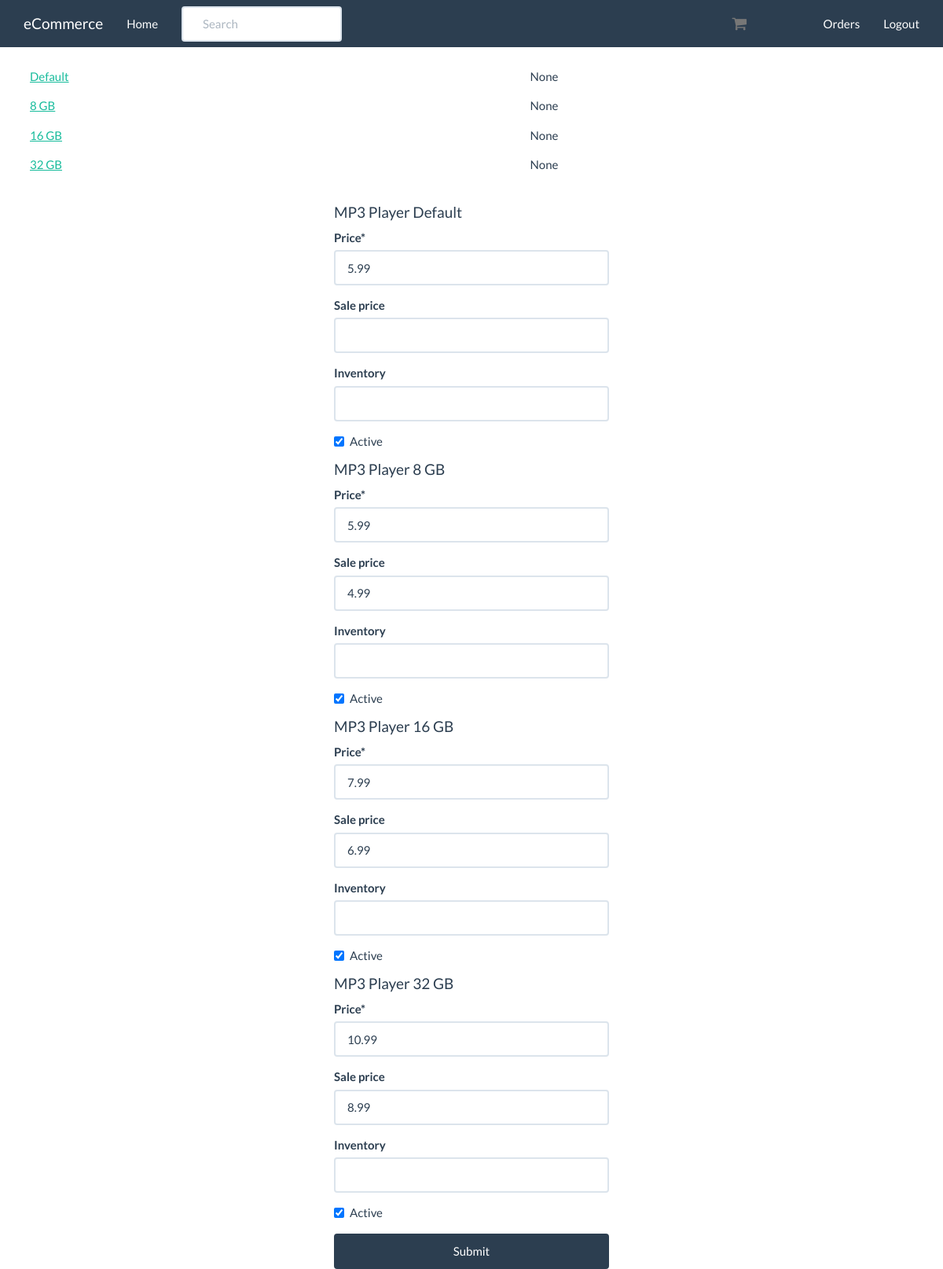
The app's page /products/1/inventory/ (signed in) with its own data.
### products/models.py (models this page shows, shortened)
class Variation(models.Model):
	product = models.ForeignKey(Product)
	title = models.CharField(max_length=120)
	price = models.DecimalField(decimal_places=2, max_digits=20)
	sale_price = models.DecimalField(decimal_places=2, max_digits=20, null=True, blank=True)
	active = models.BooleanField(default=True)
	inventory = models.IntegerField(null=True, blank=True)
	def get_absolute_url(self):
		return self.product.get_absolute_url()

class Product(models.Model):
	title = models.CharField(max_length=120)
	description = models.TextField(blank=True, null=True)
	price = models.DecimalField(decimal_places=2, max_digits=20)
	active = models.BooleanField(default=True)
	categories = models.ManyToManyField('Category', blank=True)
	default_category = models.ForeignKey('Category', related_name="default_category", null=True, blank=True)
	objects = ProductManager()
	def get_absolute_url(self):
		return reverse("product-detail", kwargs={"pk":self.pk})

### products/views.py (the view, shortened to what this page needs)
# urls.py: url(r'^(?P<pk>\d+)/inventory/$', VariationListView.as_view(), name="product_inventory"),
class VariationListView(StaffRequiredMixin, ListView):
	model = Variation
	queryset = Variation.objects.all()
	def get_context_data(self, *args, **kwargs):
		context = super(VariationListView, self).get_context_data(*args, **kwargs)
		context["formset"] = VariationInventoryFormSet(queryset=self.get_queryset())
		return context
	def get_queryset(self, *args, **kwargs):
		product_pk = self.kwargs.get("pk")
		if product_pk:
			product = get_object_or_404(Product, pk=product_pk)
			queryset = Variation.objects.filter(product=product)
		return queryset

### products/mixins.py (called while the page is built)
	@method_decorator(login_required)
	def dispatch(self, request, *args, **kwargs):
		if request.user.is_staff:
			return super(StaffRequiredMixin, self).dispatch(request, *args, **kwargs)
		raise Http404

### products/models.py (called while the page is built)
	def active(self):
		return self.filter(active=True)

	def get_queryset(self):
		return ProductQuerySet(self.model, using=self._db)

	def all(self, *args, **kwargs):
		return self.get_queryset().active()

### products/templates/products/variation_list.html (shortened to what this page needs)
{% extends "base.html" %}
{% load crispy_forms_tags %}
{% block content %}
<table class="table">
{% for object in object_list %}
<tr>
	<td><a href="{{ object.get_absolute_url }}">{{ object.title }}</a></td><td>{{ object.inventory }}</td>
</tr>
{% endfor %}
</table>
<div class="col-md-4 col-md-offset-4">
	<form class="form" method="POST" action="">{% csrf_token %}
		{% for form in formset %}
		<h4>{{ form.instance.product.title }} {{ form.instance.title }}</h4>
		{{ form|crispy }}
		{% endfor %}
		<input type="submit" class="btn btn-block btn-primary">
	</form>
</div>
{% endblock %}

### static_in_pro/our_static/css/navbar-static-top.css (style rules this page uses)
body { min-height: 1000px; }

### records on screen
Variation: title "Default", inventory "None", instance.product "MP3 Player", instance "Default"
Variation: title "8 GB", inventory "None", instance.product "MP3 Player", instance "8 GB"
Variation: title "16 GB", inventory "None", instance.product "MP3 Player", instance "16 GB"
Variation: title "32 GB", inventory "None", instance.product "MP3 Player", instance "32 GB"
